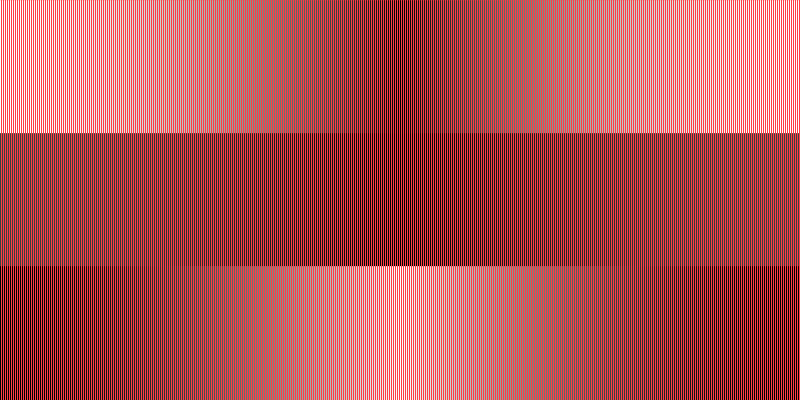
Frame 1 (no input)
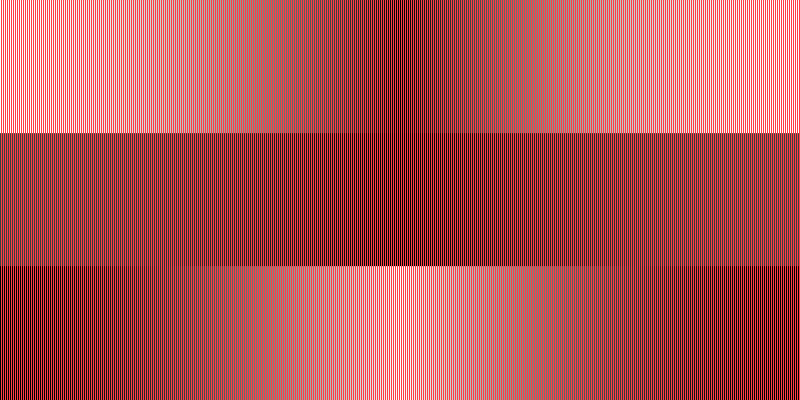
Frame 2 (the mouse pressed at the canvas centre, redrawn once)

The Processing sketch that drew these frames (run headless with seeded random() and noise(); the mouse was pressed at the canvas centre and the sketch redrawn once):

// Processing sketch: processing_136656
// ── processing_136656.pde

float[] coswave; 

void setup() {
  size(800, 400);
  coswave = new float[width];
  for (int i = 0; i < width; i++) {
    float amount = map(i, 0, width, 0, PI);
    coswave[i] = abs(cos(amount));
  }
  background(255,60,70);
  noLoop();
}

void draw() {

  int y1 = 0;
  int y2 = height/3;
  for (int i = 0; i < width; i+=2) {
    stroke(coswave[i]*255);
    line(i, y1, i, y2);
  }

  y1 = y2;
  y2 = y1 + y1;
  for (int i = 0; i < width; i+=2) {
    stroke(coswave[i]*255 / 4);
    line(i, y1, i, y2);
  }
  
  y1 = y2;
  y2 = height;
  for (int i = 0; i < width; i+=2) {
    stroke(255 - coswave[i]*255);
    line(i, y1, i, y2);
  }
  
}
